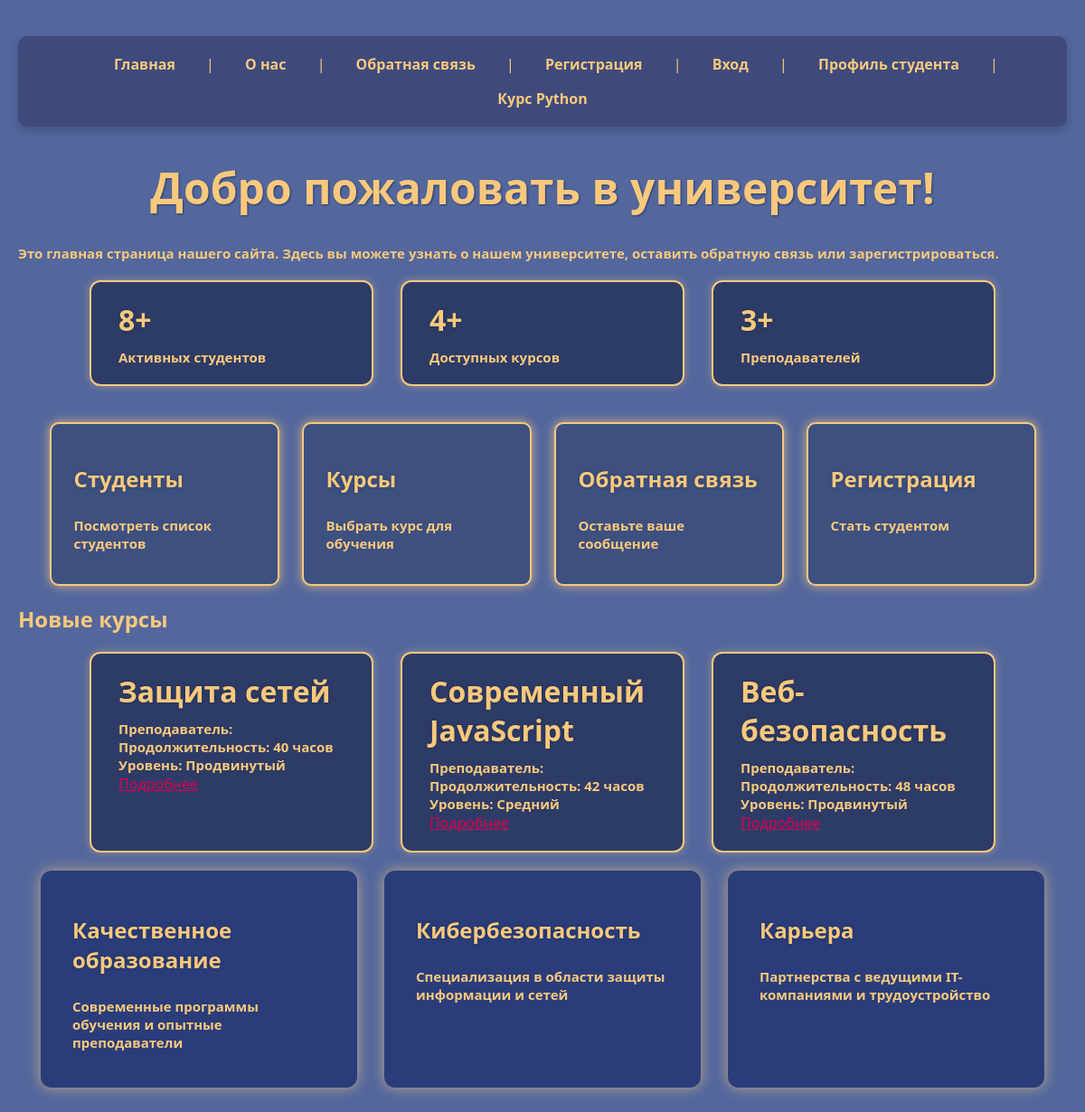
The page / on the database its author committed.
### fefu_lab/models.py (models this page shows, shortened)
class Course(models.Model):
    LEVEL_CHOICES = [
        ('BEGINNER', 'Начальный'),
        ('INTERMEDIATE', 'Средний'),
        ('ADVANCED', 'Продвинутый'),
    ]
    title = models.CharField(max_length=200, unique=True, verbose_name='Название')
    slug = models.SlugField(unique=True, verbose_name='Слаг')
    description = models.TextField(verbose_name='Описание')
    duration = models.PositiveIntegerField(verbose_name='Продолжительность (часы)')
    instructor = models.ForeignKey(Instructor, on_delete=models.SET_NULL, null=True, blank=True, verbose_name='Преподаватель')
    level = models.CharField(max_length=20, choices=LEVEL_CHOICES, default='BEGINNER', verbose_name='Уровень')
    max_students = models.PositiveIntegerField(default=0, verbose_name='Максимальное количество студентов')
    price = models.DecimalField(max_digits=10, decimal_places=2, default=0, verbose_name='Цена')
    is_active = models.BooleanField(default=True, verbose_name='Активен')
    created_at = models.DateTimeField(auto_now_add=True, verbose_name='Дата создания')
    class Meta:
        verbose_name = 'Курс'
        verbose_name_plural = 'Курсы'
        ordering = ['title']

### fefu_lab/views.py (the view)
# urls.py: path('', views.home_page, name='home'),  # Статический маршрут для главной страницы (/)
def home_page(request):
    total_students = Student.objects.count()
    total_courses = Course.objects.filter(is_active=True).count()
    total_instructors = Instructor.objects.count()
    recent_courses = Course.objects.filter(is_active=True).order_by('-created_at')[:3]
    return render(request, 'home.html', {
        'title': 'Главная страница',
        'total_students': total_students,
        'total_courses': total_courses,
        'total_instructors': total_instructors,
        'recent_courses': recent_courses
    })

### fefu_lab/template/home.html (shortened to what this page needs)
{% extends "base.html" %}
{% block heading %}Добро пожаловать в университет!{% endblock %}
{% block content %}
<div class="text-center mb-20">
    <p>Это главная страница нашего сайта. Здесь вы можете узнать о нашем университете, оставить обратную связь или зарегистрироваться.</p>
</div>
<div class="info-grid mb-20">
    <div class="info-item text-center">
        <h3> {{ total_students }}+</h3>
        <p>Активных студентов</p>
    </div>
    <div class="info-item text-center">
        <h3>{{ total_courses }}+</h3>
        <p>Доступных курсов</p>
    </div>
    <div class="info-item text-center">
        <h3>{{ total_instructors }}+</h3>
        <p>Преподавателей</p>
    </div>
</div>
<div class="quick-links mt-20">
    <a href="/student/1/" class="quick-link">
        <h3>Студенты</h3>
        <p>Посмотреть список студентов</p>
    </a>
    <a href="/course_list/" class="quick-link">
        <h3>Курсы</h3>
        <p>Выбрать курс для обучения</p>
    </a>
    <a href="/feedback/" class="quick-link">
        <h3>Обратная связь</h3>
        <p>Оставьте ваше сообщение</p>
    </a>
    <a href="/register/" class="quick-link">
        <h3>Регистрация</h3>
        <p>Стать студентом</p>
    </a>
</div>
{% if recent_courses %}
<div class="mt-20">
    <h2>Новые курсы</h2>
    <div class="info-grid">
        {% for course in recent_courses %}
            <div class="info-item">
                <h3>{{ course.title }}</h3>
                <p><strong>Преподаватель:</strong>
                </p>
                <p><strong>Продолжительность:</strong> {{ course.duration }} часов</p>
                <p><strong>Уровень:</strong> {{ course.get_level_display }}</p>
                <a href="/course/{{course.slug}}/" class="btn" style="margin-top: 10px; color: #da0050">Подробнее</a>
            </div>
        {% endfor %}
    </div>
</div>
{% endif %}
<div class="about-features mt-20">
    <div class="feature-card">
        <h3>Качественное образование</h3>
        <p>Современные программы обучения и опытные преподаватели</p>
    </div>
    <div class="feature-card">
        <h3>Кибербезопасность</h3>
        <p>Специализация в области защиты информации и сетей</p>
    </div>
    <div class="feature-card">
        <h3>Карьера</h3>
        <p>Партнерства с ведущими IT-компаниями и трудоустройство</p>
    </div>
</div>
{% endblock %}

### fefu_lab/static/css/style.css (style rules this page uses)
body { font-family: 'Segoe UI', Tahoma, Geneva, Verdana, sans-serif; background-color: #53679d; padding: 40px 20px; color: #F8C87C; text-align: left; margin: 0; min-height: 100vh; }
h3 { font-size: 1.5rem; text-align: left; color: #f8c87c; margin-bottom: 18px; text-shadow: 0 0 4px #00000033; }
p { color: #f8c87c; text-align: left; margin-top: 25px; font-size: 15px; font-weight: 600; }
.text-center { text-align: center; margin-bottom: 20px; color: #F8C87C; font-size: 1.2rem; }
.mb-20 { margin-bottom: 20px; }
.mt-20 { margin-top: 20px; }
.info-grid { display: flex; justify-content: center; gap: 30px; flex-wrap: wrap; margin-bottom: 20px; }
.info-item { background-color: #2d3b67; border: 2px solid #F8C87C; border-radius: 12px; padding: 20px 30px; flex: 1 1 200px; max-width: 250px; box-shadow: 0 0 10px #f8c87c66; color: #F8C87C; }
.info-item h3 { margin-top: 0; margin-bottom: 10px; font-size: 2rem; }
.info-item p { margin: 0; font-weight: 600; }
.quick-links { display: flex; justify-content: center; gap: 25px; flex-wrap: wrap; margin-top: 20px; }
.quick-link { background-color: #3d5080; border: 2px solid #F8C87C; border-radius: 10px; padding: 20px 25px; width: 200px; color: #F8C87C; text-decoration: none; font-weight: 700; box-shadow: 0 0 12px #f8c87ccc; transition: background-color 0.3s ease, color 0.3s ease; text-align: center; }
.about-features { display: flex; justify-content: center; gap: 30px; flex-wrap: wrap; margin-top: 20px; }
.feature-card { background-color: #2a3d7a; border-radius: 12px; box-shadow: 0 0 15px #f8c87caa; padding: 25px 35px; max-width: 280px; color: #F8C87C; text-align: center; font-weight: 600; font-size: 1.1rem; }

### rows shown on the page
Course: title "Защита сетей", duration "40", level "Продвинутый"
Course: title "Современный JavaScript", duration "42", level "Средний"
Course: title "Веб-безопасность", duration "48", level "Продвинутый"

### other values the page prints
{{ total_students }} "8"
{{ total_courses }} "4"
{{ total_instructors }} "3"
